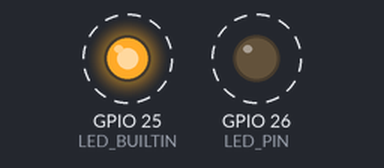
A program run on a simulated ESP32. On the bench: output pins drawn as LEDs (lit = HIGH). Dashed ring = blinking. What the program prints to the serial monitor is not drawn.

Above: at 0.2 s.
Timing chart, 0 to 3.0 s (numbered marks = the images above):
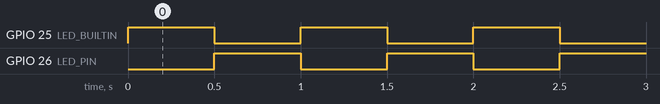

The program:

main.cpp
```cpp
#include <Arduino.h>
#include "soc/gpio_num.h"

#if CONFIG_FREERTOS_UNICORE
static const BaseType_t app_cpu = 0;
#else
static const BaseType_t app_cpu = 1;
#endif

// ESP32-C6-Devkitc-1
/* #define LED_BUILTIN GPIO_NUM_8
#define LED_PIN GPIO_NUM_11 */
#define LED_BUILTIN GPIO_NUM_25
#define LED_PIN GPIO_NUM_26
#define TASK_DELAY 500

// Our task: blink an LED
/* A task is simply a function that gets called during settu
    or from another task. However we have to tell the scheduler
    about it so that it can prioritize another and time-slice
    it appropiately. For FreeRTOS, the function should return
    nothing, and accepts one void pointer as parameter. This
    will allow you to pass in arguments if needed. However, it
    can sometimes be tricky if your setup or calling task goes
    out of scope, which may remove the memory allocated for the
    argument. For simplicity, we won't pass any arguments here.
*/
void toggleLED(void *parameter) {
  while (true) {
    digitalWrite(LED_PIN, !digitalRead(LED_PIN));
    /* (Take a look if Arduino's delay function is not blocking in ESP32).
        * A tick timer is one of the MCU's hardware timers (1 ms in FreeRTOS by default).
        * Use vTaskDelay function, non-blocking and works in vanilla FreRTOS. It
        expects the number of ticks, not ms, that's why is required to divide the ms by
        the tick period for the argument.
    */
    Serial.print(xPortGetCoreID());
    Serial.print(" ");
    Serial.println(digitalRead(LED_PIN) ? "RED\tON" : "RED\tOFF");
    vTaskDelay(TASK_DELAY / portTICK_PERIOD_MS);
  }
}

// Experiment: another task for LED_BUILTIN (8) in ESP32-C6
void toggleLEDBuiltin(void *parameter) {
  while (true) {
    // rgbLedWrite(LED_BUILTIN, random(17), random(17), random(17)); // Randomize RGB values for addressable LED
    // rgbLedWrite(LED_BUILTIN, digitalRead(LED_PIN) ? 0 : 10, 0, 0);
    digitalWrite(LED_BUILTIN, !digitalRead(LED_PIN));
    Serial.print(xPortGetCoreID());
    Serial.print(" ");
    Serial.println(digitalRead(LED_BUILTIN) ? "BLUE\tON" : "BLUE\tOFF");
    vTaskDelay(TASK_DELAY / portTICK_PERIOD_MS);
  }
}

void setup() {
  pinMode(LED_BUILTIN, OUTPUT);
  pinMode(LED_PIN, OUTPUT);
  digitalWrite(LED_PIN, HIGH);
  Serial.begin(115200);

  // Task to run forever
  xTaskCreatePinnedToCore( // Use xTaskCreate in vanilla FreeRTOS
      toggleLED,           // Function to be called
      "Toggle LED",        // Name of task
      1024,                // Stack size (bytes in ESP32, words in FreeRTOS)
      NULL,                // Parameter to pass to function
      1,                   // Task priority (o to configMAX_PRIORITIES - 1)
                           // Take a look on configMAX_PRIORITIES (25) in /Users/miguel/Library/Arduino15/packages/esp32/tools/esp32-arduino-libs/idf-release_v5.4-2f7dcd86-v1/esp32c6/include/freertos/config/include/freertos/FreeRTOSConfig.h
      NULL,                // Task handle
      app_cpu);     // Run on one core for demo purposes (ESP32 only)

  // If this was vanilla FreeRTOS, you'd want to call vTaskStartScheduler() in
  // man after setting up your task.

  // Experiment: another task for LED_BUILTIN (8) in ESP32-C6
  xTaskCreatePinnedToCore(
      toggleLEDBuiltin,
      "Toggle LED Builtin",
      1024,
      NULL,
      1,
      NULL,
      app_cpu);

    vTaskDelete(NULL);
}

void loop() {
  // Do nothing
  Serial.println("Looping...");
}
```

Measured:
- by itself, GPIO 25 (LED_BUILTIN), GPIO 26 (LED_PIN): alternates HIGH for 0.50 s and LOW for 0.50 s
- by itself, everything shown: repeats every 1.0 s, in 4 steps
